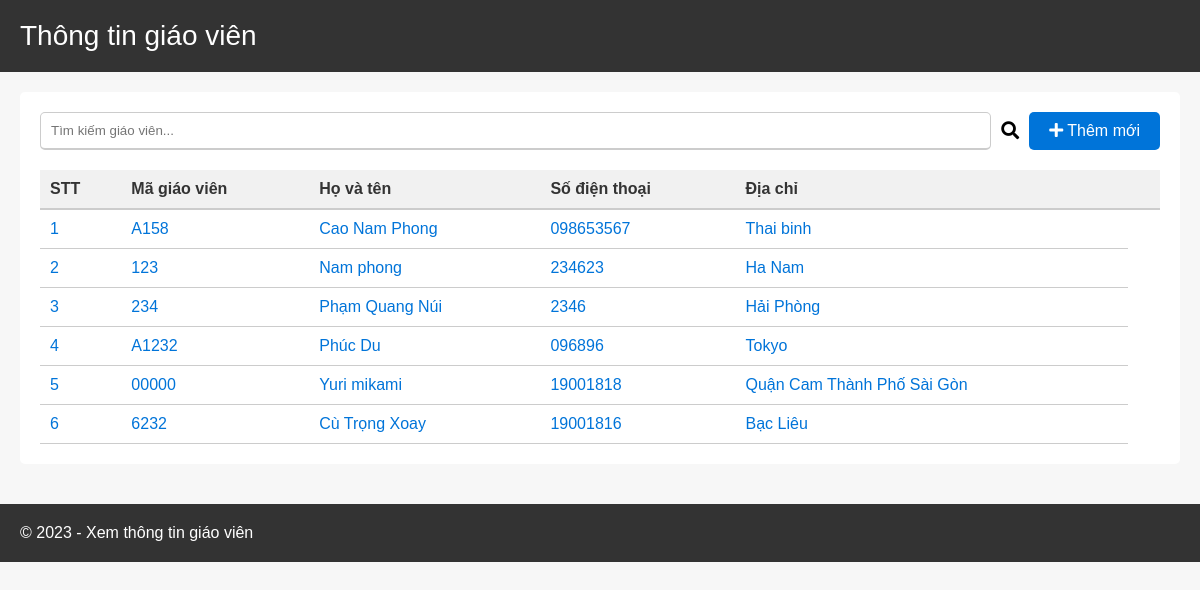
The page / on the database its author committed.
### main_app/models.py (models this page shows)
class User(AbstractUser):
    full_name = models.CharField(max_length=200, null=False)
    teacher_id = models.CharField(max_length=6, null=False,unique=True)
    year_of_birth = models.IntegerField(null=False,blank=False)
    phone = models.CharField(max_length=10, null=False,unique=True )
    degree = models.FloatField(default=1.3, choices=PRIORITIES)
    salary_per_hour = models.IntegerField(default=100000)
    location = models.CharField(max_length=250,null=False,blank=False)
    USERNAME_FIELD = 'phone'
    REQUIRED_FIELDS = ['username']
    def __str__(self):
        return str(self.phone) + '-' + str(self.full_name)

### main_app/views.py (the view)
# urls.py: path('', views.home, name="home"),
def home(request):
    global users
    users = User.objects.all()
    print(users)
    print(request.method)
    if request.method == 'POST':
        keyword = request.POST.get('keyword')
        users = User.objects.filter(Q(full_name__icontains=keyword)|Q(teacher_id__icontains=keyword)|Q(phone__icontains=keyword)|Q(location__icontains=keyword))
    context = {'users':users}
    return render(request, 'modules/home.html',context)

### main_app/templates/modules/home.html (shortened to what this page needs)
{% extends 'main.html' %}
{% block content %}
    <main>
       <div class="container">
            <form class="search" method="POST">
                <input type="text" name="keyword" placeholder="Tìm kiếm giáo viên...">
                <button type="submit" class="btn btn-primary"><i class="fas fa-search"></i></button>
                <a class="add" href="{% url 'create-teacher' %}"><i class="fas fa-plus"></i> Thêm mới</a>
            </form>
            <table>
                <thead>
                    <tr>
                        <th>STT</th>
                        <th>Mã giáo viên</th>
                        <th>Họ và tên</th>
                        <th>Số điện thoại</th>
                        <th>Địa chỉ</th>
                        <th></th>
                    </tr>
                </thead>
                <tbody>
                    {% for user in users%}
                         <tr>
                            <td><a href="{% url 'teacher-info' user.id %}">{{forloop.counter}}</a></td>
                            <td><a href="{% url 'teacher-info' user.id %}">{{user.teacher_id}}</a></td>
                            <td><a href="{% url 'teacher-info' user.id %}">{{user.full_name}}</a></td>
                            <td><a href="{% url 'teacher-info' user.id %}">{{user.phone}}</a></td>
                            <td><a href="{% url 'teacher-info' user.id %}">{{user.location}}</a></td>
                         </tr>
                    {% endfor%}
                </tbody>
            </table>
        </div>
    </main>
{% endblock %}

### templates/main.html (shortened to what this page needs)
<!DOCTYPE html>
{% load static %}
<html>
    <head>
        <link rel="stylesheet" href="https://cdnjs.cloudflare.com/ajax/libs/font-awesome/5.15.3/css/all.min.css">
        <link rel="stylesheet" href="{% static 'styles/style.css' %}" />
    </head>
    <body>
        <header class="header-footer">
            <h1>Thông tin giáo viên</h1>
        </header>
        {% block content %}{% endblock %}
        <footer class="header-footer">
            <p>© 2023 - Xem thông tin giáo viên</p>
        </footer>
    </body>
</html>

### static/styles/style.css (style rules this page uses)
* { margin: 0; padding: 0; box-sizing: border-box; }
body { font-family: Arial, sans-serif; background-color: #F7F7F7; color: #333333; }
a { text-decoration: none; color: #333333; }
.header-footer { width: 100%; background-color: #333333; color: #FFFFFF; padding: 20px; }
footer { position: sticky; bottom: 0 !important; left: 0; }
h1, h2, h3, h4, h5, h6 { margin: 0; font-weight: normal; }
h1 { font-size: 28px; }
main { padding: 20px; margin: 0; }
.container { background-color: #FFFFFF; border-radius: 5px; padding: 20px; margin-bottom: 20px; }
.search { display: flex; align-items: center; margin-bottom: 20px; }
input[type="text"] { border: 1px solid #CCCCCC; border-radius: 5px; padding: 10px; flex: 1; }
button { border: none; background-color: transparent; cursor: pointer; font-size: 18px; margin-left: 10px; }
a.add { background-color: #0074D9; color: #FFFFFF; padding: 10px 20px; border-radius: 5px; margin-left: 10px; }
table { width: 100%; border-collapse: collapse; }
th, td { padding: 10px; text-align: left; }
th { background-color: #F1F1F1; border-bottom: 2px solid #CCCCCC; }
td { border-bottom: 1px solid #CCCCCC; }
td:last-child, th:last-child { text-align: left; }
td a { color: #0074D9; }

### rows shown on the page
User: teacher_id "A158", full_name "Cao Nam Phong", phone "098653567", location "Thai binh"
User: teacher_id "123", full_name "Nam phong", phone "234623", location "Ha Nam"
User: teacher_id "234", full_name "Phạm Quang Núi", phone "2346", location "Hải Phòng"
User: teacher_id "A1232", full_name "Phúc Du", phone "096896", location "Tokyo"
User: teacher_id "00000", full_name "Yuri mikami", phone "19001818", location "Quận Cam Thành Phố Sài Gòn"
User: teacher_id "6232", full_name "Cù Trọng Xoay", phone "19001816", location "Bạc Liêu"
